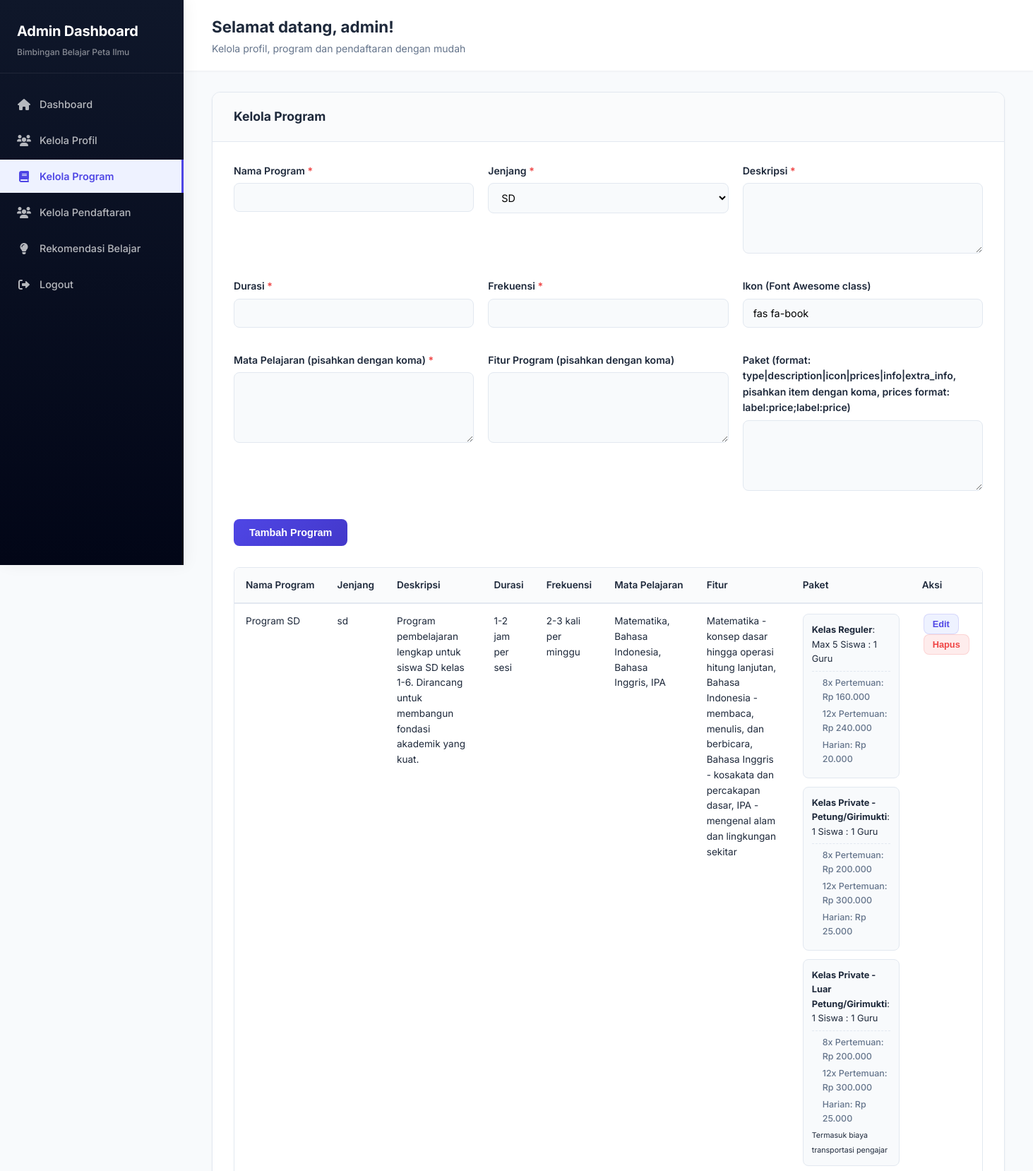
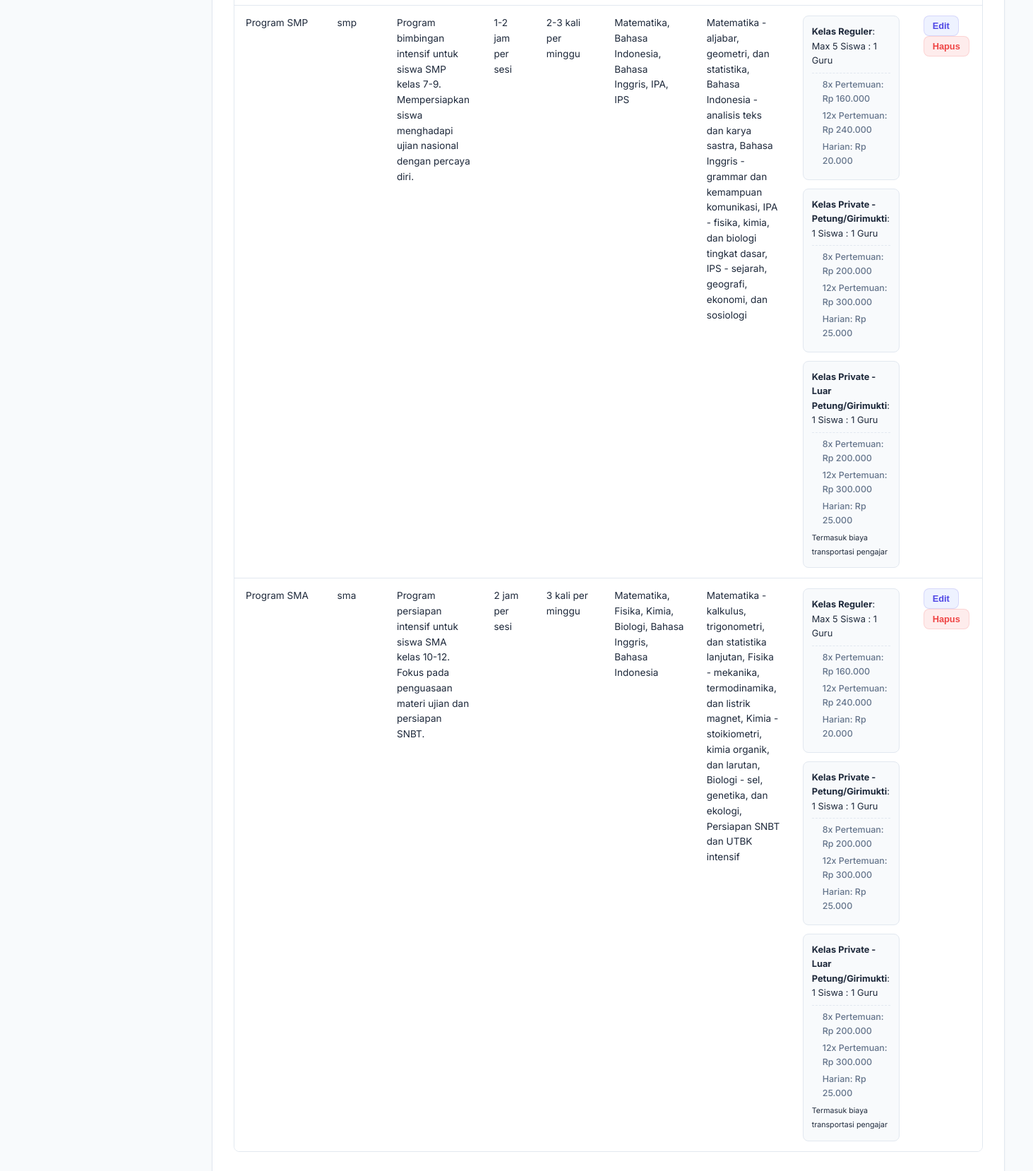
Screenshot of /admin_dashboard.php?section=program (signed in) with the database file from the repository (2 pictures, top to bottom).
### tables this page shows
CREATE TABLE `programs` (
  `id`           INT          NOT NULL AUTO_INCREMENT,
  `program_code` VARCHAR(50)  NOT NULL UNIQUE,
  `category`     VARCHAR(20)  NOT NULL COMMENT 'sd | smp | sma',
  `icon`         VARCHAR(100) NOT NULL DEFAULT 'fas fa-book',
  `title`        VARCHAR(255) NOT NULL,
  `description`  TEXT         NOT NULL,
  `duration`     VARCHAR(100) NOT NULL,
  `frequency`    VARCHAR(100) NOT NULL,
  `subjects`     JSON                  COMMENT 'Array mata pelajaran dalam format JSON',
  `created_at`   TIMESTAMP    NOT NULL DEFAULT CURRENT_TIMESTAMP,
  PRIMARY KEY (`id`),
  KEY `idx_category` (`category`)
);

CREATE TABLE `program_packages` (
  `id`           INT          NOT NULL AUTO_INCREMENT,
  `program_id`   INT          NOT NULL,
  `package_type` VARCHAR(100) NOT NULL,
  `description`  VARCHAR(255) NOT NULL,
  `package_icon` VARCHAR(100) NOT NULL DEFAULT 'fas fa-box',
  `info`         TEXT,
  `extra_info`   TEXT,
  PRIMARY KEY (`id`),
  KEY `fk_packages_program` (`program_id`),
  CONSTRAINT `fk_packages_program`
    FOREIGN KEY (`program_id`) REFERENCES `programs` (`id`)
    ON DELETE CASCADE ON UPDATE CASCADE
);

### admin_dashboard.php (the view, shortened to what the rows shown need)
<?php
require_once 'classes/ProgramManager.php';
$database = new Database();
$pdo = $database->getConnection();
$programManager = new ProgramManager($pdo);
$section = $_GET['section'] ?? 'dashboard';
$programs = $programManager->getAllPrograms();
function formatCurrency($amount) {
    return 'Rp ' . number_format($amount, 0, ',', '.') . '';
}
?>
<!DOCTYPE html>
<html lang="id">
<head>
    <link rel="stylesheet" href="admin.css" />
    <link rel="stylesheet" href="https://cdnjs.cloudflare.com/ajax/libs/font-awesome/6.0.0/css/all.min.css" />
</head>
<body>
    <div class="dashboard-container">
        <aside class="sidebar">
            <div class="sidebar-header">
                <h2>Admin Dashboard</h2>
            </div>
        </aside>
        <main class="main-content">
            <header class="main-header">
                <div class="header-content">
                    <h2>Selamat datang, <?php echo htmlspecialchars($_SESSION['admin_username']); ?>!</h2>
                </div>
            </header>
            <div class="content-body">
                <?php if ($section == 'profil'): ?>
                    <?php
                    $organisasi_info = $organisasi_info ?? ['visi' => '', 'tahun_berdiri' => '', 'jumlah_siswa_awal' => ''];
                    $misi_list = $misi_list ?? [];
                    $sejarah_paragraf = $sejarah_paragraf ?? [];
                    $nilai_nilai = $nilai_nilai ?? [];
                    $struktur_organisasi = $struktur_organisasi ?? [];
                    $tim_pengajar = $tim_pengajar ?? [];
                    $mata_pelajaran_filter = $mata_pelajaran_filter ?? [];
                    $kontak_info = $kontak_info ?? ['alamat' => [], 'telepon' => []];
                    ?>
                    <h3>Kelola Profil</h3>
                    <form action="admin_dashboard.php?section=profil&action=update" method="POST">
                        <div class="form-group">
                            <label for="visi">Visi</label>
                            <textarea id="visi" name="visi" class="form-control" required><?php echo htmlspecialchars($organisasi_info['visi']); ?></textarea>
                        </div>
                        <div class="form-group">
                            <label for="misi">Misi (pisahkan dengan koma untuk beberapa item)</label>
                            <textarea id="misi" name="misi" class="form-control"><?php echo htmlspecialchars(implode(', ', $misi_list)); ?></textarea>
                        </div>
                        <div class="form-group">
                            <label for="tahun_berdiri">Tahun Berdiri</label>
                            <input type="text" id="tahun_berdiri" name="tahun_berdiri" class="form-control" value="<?php echo htmlspecialchars($organisasi_info['tahun_berdiri']); ?>" required />
                        </div>
                        <div class="form-group">
                            <label for="jumlah_siswa_awal">Jumlah Siswa Awal</label>
                            <input type="text" id="jumlah_siswa_awal" name="jumlah_siswa_awal" class="form-control" value="<?php echo htmlspecialchars($organisasi_info['jumlah_siswa_awal']); ?>" required />
                        </div>
                        <div class="form-group">
                            <label for="sejarah">Sejarah (pisahkan paragraf dengan koma)</label>
                            <textarea id="sejarah" name="sejarah" class="form-control"><?php echo htmlspecialchars(implode(', ', $sejarah_paragraf)); ?></textarea>
                        </div>
                        <div class="form-group">
                            <label for="nilai_nilai">Nilai-Nilai (format: nama|icon|deskripsi, pisahkan item dengan koma)</label>
                            <textarea id="nilai_nilai" name="nilai_nilai" class="form-control"><?php
                                $nilai_str = '';
                                foreach ($nilai_nilai as $nilai) {
                                    $nilai_str .= $nilai['nama'] . '|' . $nilai['icon'] . '|' . $nilai['deskripsi'] . ',';
                                }
                                echo htmlspecialchars(rtrim($nilai_str, ','));
                            ?></textarea>
                        </div>
                        <div class="form-group">
                            <label for="struktur_organisasi">Struktur Organisasi (format: nama|posisi|foto|deskripsi|level, pisahkan item dengan koma)</label>
                            <textarea id="struktur_organisasi" name="struktur_organisasi" class="form-control"><?php
                                $struktur_str = '';
                                foreach ($struktur_organisasi as $staff) {
                                    $struktur_str .= $staff['nama'] . '|' . $staff['posisi'] . '|' . $staff['foto'] . '|' . $staff['deskripsi'] . '|' . $staff['level'] . ',';
                                }
                                echo htmlspecialchars(rtrim($struktur_str, ','));
                            ?></textarea>
                        </div>
                        <div class="form-group">
                            <label for="tim_pengajar">Tim Pengajar (format: nama|foto|mata_pelajaran|mata_pelajaran_kode|deskripsi, pisahkan item dengan koma)</label>
                            <textarea id="tim_pengajar" name="tim_pengajar" class="form-control"><?php
                                $pengajar_str = '';
                                foreach ($tim_pengajar as $pengajar) {
                                    $pengajar_str .= $pengajar['nama'] . '|' . $pengajar['foto'] . '|' . $pengajar['mata_pelajaran'] . '|' . $pengajar['mata_pelajaran_kode'] . '|' . $pengajar['deskripsi'] . ',';
                                }
                                echo htmlspecialchars(rtrim($pengajar_str, ','));
                            ?></textarea>
                        </div>
                        <div class="form-group">
                            <label for="mata_pelajaran_filter">Filter Mata Pelajaran (format: kode|nama, pisahkan item dengan koma)</label>
                            <textarea id="mata_pelajaran_filter" name="mata_pelajaran_filter" class="form-control"><?php
                                $filter_str = '';
                                foreach ($mata_pelajaran_filter as $key => $value) {
                                    $filter_str .= $key . '|' . $value . ',';
                                }
                                echo htmlspecialchars(rtrim($filter_str, ','));
                            ?></textarea>
                        </div>
                        <div class="form-group">
                            <label for="alamat">Alamat (pisahkan dengan koma)</label>
                            <textarea id="alamat" name="alamat" class="form-control"><?php echo htmlspecialchars(implode(', ', $kontak_info['alamat'])); ?></textarea>
                        </div>
                        <div class="form-group">
                            <label for="telepon">Telepon (pisahkan dengan koma)</label>
                            <textarea id="telepon" name="telepon" class="form-control"><?php echo htmlspecialchars(implode(', ', $kontak_info['telepon'])); ?></textarea>
                        </div>
                        <button type="submit" class="action-btn edit-btn">Simpan</button>
                    </form>
                <?php elseif ($section == 'program'): ?>
                    <div class="content-section fade-in">
                        <div class="section-body">
                            <div class="table-container" style="margin-top: 30px;">
                                <table class="table">
                                    <thead>
                                        <tr>
                                            <th>Nama Program</th>
                                            <th>Jenjang</th>
                                            <th>Deskripsi</th>
                                            <th>Durasi</th>
                                            <th>Frekuensi</th>
                                            <th>Mata Pelajaran</th>
                                            <th>Fitur</th>
                                            <th>Paket</th>
                                            <th>Aksi</th>
                                        </tr>
                                    </thead>
                                    <tbody>
                                        <?php foreach ($programs as $program): ?>
                                            <tr>
                                                <td><?php echo htmlspecialchars($program['title']); ?></td>
                                                <td><?php echo htmlspecialchars($program['category']); ?></td>
                                                <td><?php echo htmlspecialchars($program['description']); ?></td>
                                                <td><?php echo htmlspecialchars($program['duration']); ?></td>
                                                <td><?php echo htmlspecialchars($program['frequency']); ?></td>
                                                <td><?php echo htmlspecialchars(implode(', ', $program['subjects'])); ?></td>
                                                <td><?php echo htmlspecialchars(implode(', ', $program['features'])); ?></td>
                                                <td>
                                                    <ul class="packages-list">
                                                        <?php foreach ($program['packages'] as $package): ?>
                                                            <li>
                                                                <strong><?php echo htmlspecialchars($package['package_type']); ?></strong>:
                                                                <?php echo htmlspecialchars($package['description']); ?>
                                                                <ul class="prices-list">
                                                                    <?php foreach ($package['prices'] as $price): ?>
                                                                        <li><?php echo htmlspecialchars($price['price_label']) . ': ' . formatCurrency($price['price']); ?></li>
                                                                    <?php endforeach; ?>
                                                                </ul>
                                                                <?php if (!empty($package['extra_info'])): ?>
                                                                    <small><?php echo htmlspecialchars($package['extra_info']); ?></small>
                                                                <?php endif; ?>
                                                            </li>
                                                        <?php endforeach; ?>
                                                    </ul>
                                                </td>
                                                <td>
                                                    <form action="admin_dashboard.php?section=program&action=edit" method="GET" style="display:inline;">
                                                        <button type="submit" class="action-btn edit-btn">Edit</button>
                                                    </form>
                                                    <form action="admin_dashboard.php?section=program&action=delete" method="POST" style="display:inline;">
                                                        <button type="submit" class="action-btn delete-btn">Hapus</button>
                                                    </form>
                                                </td>
                                            </tr>
                                        <?php endforeach; ?>
                                    </tbody>
                                </table>
                            </div>
                        </div>
                    </div>
                <?php endif; ?>
            </div>
        </main>
    </div>
</body>
</html>

### rows the page displays
programs: title "Program SD", category "sd", description "Program pembelajaran lengkap untuk siswa SD kelas 1-6. Dirancang untuk membangun fondasi akademik yang kuat.", duration "1-2 jam per sesi", frequency "2-3 kali per minggu", subjects "Matematika, Bahasa Indonesia, Bahasa Inggris, IPA", features "Matematika - konsep dasar hingga operasi hitung lanjutan, Bahasa Indonesia - membaca, menulis, dan berbicara, Bahasa Inggris - kosakata dan percakapan dasar, IPA - mengenal alam dan lingkungan sekitar"
program_packages: package_type "Kelas Reguler", description "Max 5 Siswa : 1 Guru", price_label "8x Pertemuan", price "Rp 160.000", price_label "12x Pertemuan", price "Rp 240.000", price_label "Harian", price "Rp 20.000"
program_packages: package_type "Kelas Private - Petung/Girimukti", description "1 Siswa : 1 Guru", price_label "8x Pertemuan", price "Rp 200.000", price_label "12x Pertemuan", price "Rp 300.000", price_label "Harian", price "Rp 25.000"
program_packages: package_type "Kelas Private - Luar Petung/Girimukti", description "1 Siswa : 1 Guru", price_label "8x Pertemuan", price "Rp 200.000", price_label "12x Pertemuan", price "Rp 300.000", price_label "Harian", price "Rp 25.000", extra_info "Termasuk biaya transportasi pengajar"
programs: title "Program SMP", category "smp", description "Program bimbingan intensif untuk siswa SMP kelas 7-9. Mempersiapkan siswa menghadapi ujian nasional dengan percaya diri.", duration "1-2 jam per sesi", frequency "2-3 kali per minggu", subjects "Matematika, Bahasa Indonesia, Bahasa Inggris, IPA, IPS", features "Matematika - aljabar, geometri, dan statistika, Bahasa Indonesia - analisis teks dan karya sastra, Bahasa Inggris - grammar dan kemampuan komunikasi, IPA - fisika, kimia, dan biologi tingkat dasar, IPS - sejarah, geografi, ekonomi, dan sosiologi"
programs: title "Program SMA", category "sma", description "Program persiapan intensif untuk siswa SMA kelas 10-12. Fokus pada penguasaan materi ujian dan persiapan SNBT.", duration "2 jam per sesi", frequency "3 kali per minggu", subjects "Matematika, Fisika, Kimia, Biologi, Bahasa Inggris, Bahasa Indonesia", features "Matematika - kalkulus, trigonometri, dan statistika lanjutan, Fisika - mekanika, termodinamika, dan listrik magnet, Kimia - stoikiometri, kimia organik, dan larutan, Biologi - sel, genetika, dan ekologi, Persiapan SNBT dan UTBK intensif"

### other values shown
$_SESSION['admin_username'] "admin"
